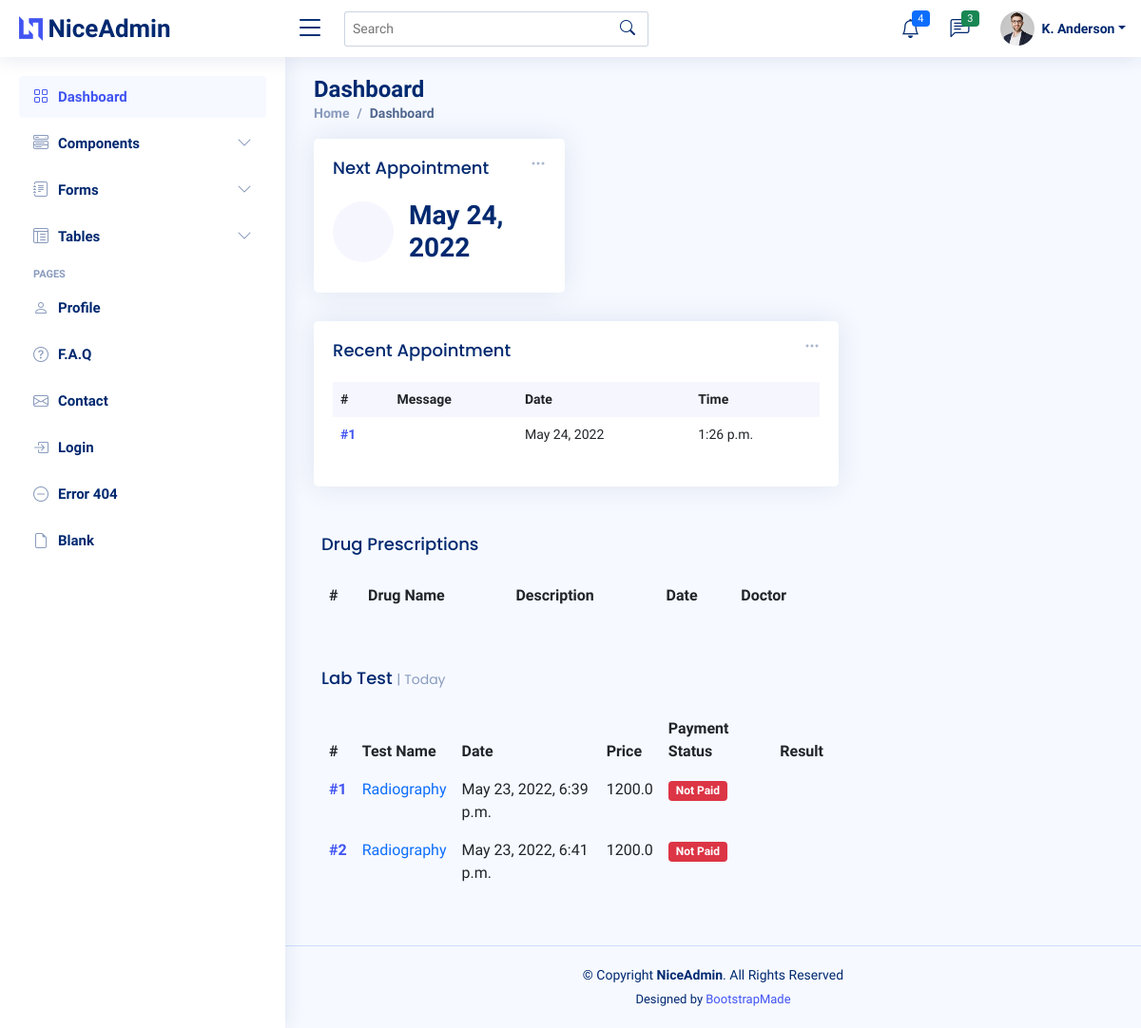
Page /patient/1 on the earlier database version.
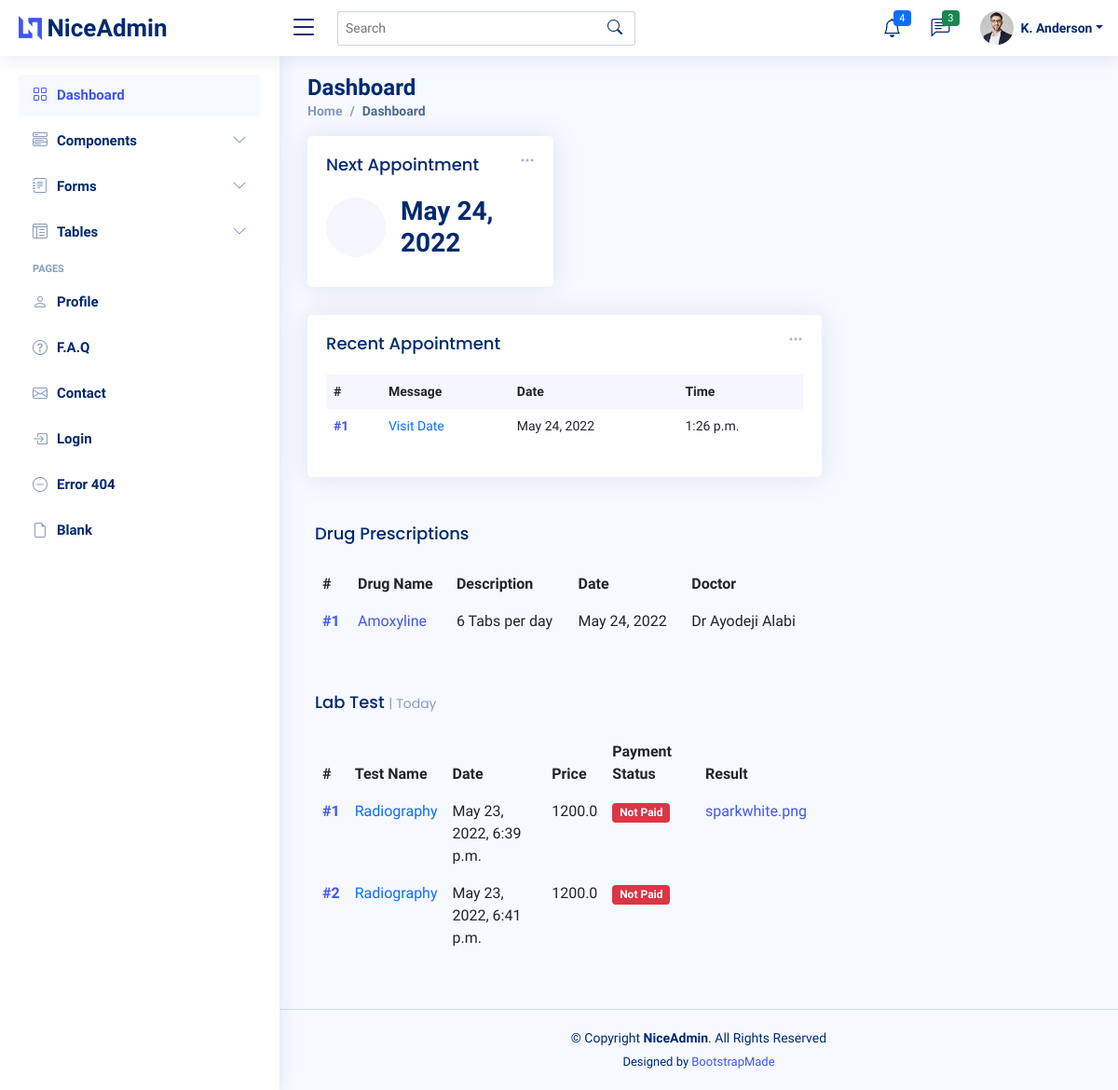
Same page on the later database version.
### Patient/models/patient.py (models this page shows, shortened)
class Appointment(models.Model):
    department = models.ForeignKey(Department, on_delete=models.CASCADE)
    doctor = models.ForeignKey(Doctor, on_delete=models.CASCADE)
    date = models.DateField()
    time = models.TimeField()
    patient = models.ForeignKey(Patient, on_delete=models.CASCADE)
    phone_number = models.CharField(blank=True, max_length=20)
    message = models.TextField(max_length=160 , blank=True)
    payment_status = models.BooleanField(default=False)
    slug= models.SlugField( default='12-12-11')

class LabTest(models.Model):
    urgency_choice = [
        ("Very very Urgent", "Class A"),
        ("Very Urgent", "Class B"),
        ("Not Urgent", "Class C")
    ]
    test = models.ForeignKey(LabTestObject, on_delete=models.CASCADE)
    patient = models.ForeignKey(Patient, on_delete=models.CASCADE)
    date = models.DateTimeField(auto_now_add=True)
    prescribing_doctor = models.ForeignKey(Doctor, on_delete=models.CASCADE)
    urgency = models.CharField(choices=urgency_choice, max_length=30)
    appointment= models.ForeignKey("Appointment", on_delete=models.CASCADE, limit_choices_to=Q(date__lte =
                                                                                               datetime.datetime.now()))
    payment_status = models.BooleanField(default=False)

class LabTestObject(models.Model):
    test_name = models.CharField(max_length=20)
    description = models.TextField(max_length=160)
    department = models.ForeignKey(Department, on_delete=models.DO_NOTHING)
    price = models.FloatField()
    def __str__(self):
        return f"{self.test_name}"

class DrugPrescription(models.Model):
    drug_name = models.CharField(max_length=20)
    dosage_description = models.TextField(max_length=50)
    patient = models.ForeignKey(Patient, on_delete=models.Model)
    prescribing_doctor = models.ForeignKey(Doctor, on_delete=models.DO_NOTHING)
    date = models.DateField(auto_now_add=True)
    appointment = models.ForeignKey("Appointment", on_delete=models.CASCADE, limit_choices_to=Q(date__lte =
                                                                                                datetime.datetime.now()))

class TestResult(models.Model):
    for_which_test = models.OneToOneField(LabTest, on_delete=models.CASCADE)
    result = models.FileField()
    date = models.DateTimeField(auto_now_add=True)
    lab_attendant = models.ForeignKey(LabAttendance, models.DO_NOTHING)

### Staff/models/staff.py (models this page shows, shortened)
class Staff(models.Model):
    profile = models.OneToOneField(User, on_delete=models.CASCADE)
    about = models.CharField(max_length=50, blank=True)
    phone_number = models.CharField(max_length=15)
    duty_shift = models.CharField(choices=shift_choice, max_length=20)
    department = models.ForeignKey(Department, on_delete=models.CASCADE , default=1)
    profile_picture = models.ImageField(upload_to='profile_picture', blank=True)
    facebook = models.URLField(blank=True)
    linkedln = models.URLField(blank= True)
    twitter = models.URLField(blank=True)
    class Meta:
        abstract = True

class Doctor(Staff):
    qualification = models.OneToOneField("Qualification", on_delete=models.CASCADE)
    available_time = models.TimeField(blank=True)
    subordinate = models.ForeignKey('Doctor', on_delete=models.CASCADE, blank= True, null=True)
    def get_fullname(self):
        return f"{self.profile.first_name} {self.profile.last_name}"
    def __str__(self):
        return "Dr " + str(self.get_fullname())

### Patient/views.py (the view)
# urls.py: path("patient/<int:id>", patient_page, name="patient-page" ),
def patient_page(request, id):
    patient = Patient.objects.get(id=id)
    appointments = patient.get_appointment_history()
    drug_prescription_list = DrugPrescription.objects.filter(patient_id=patient.id)
    lab_test_list = LabTest.objects.filter(patient_id=patient.id)
    context = {
        "patient": patient,
        "appointments": appointments,
        "labtests": lab_test_list,
        "drugprescriptions": drug_prescription_list
    }
    return render(request, "patient-page.html", context)

### Patient/models/patient.py (called while the page is built)
    def get_appointment_history(self):
        return self.appointment_set.all()

### Patient/templates/patient-page.html (shortened to what the changed rows need)
{% extends 'base-p.html' %}
{% load static %}
{% block content%}
  <main id="main" class="main">
    <div class="pagetitle">
      <h1>Dashboard</h1>
    </div>
    <section class="section dashboard">
      <div class="row">
        <div class="col-lg-8">
          <div class="row">
            <div class="col-12">
              <div class="card recent-sales overflow-auto">
                <div class="card-body">
                  <table class="table table-borderless datatable">
                    <thead>
                      <tr>
                        <th scope="col">#</th>
                        <th scope="col">Message</th>
                        <th scope="col">Date</th>
                        <th scope="col">Time</th>
                      </tr>
                    </thead>
                    <tbody>
                    {% for appointment in appointments.reverse %}
                      <tr>
                        <th scope="row"><a href="#">#{{forloop.counter}}</a></th>
                        <td><a href="#" class="text-primary">{{ appointment.message }}</a></td>
                        <td>{{appointment.date}}</td>
                        <td><span class="">{{appointment.time}}</span></td>
                      </tr>
                    {% endfor%}
                    </tbody>
                  </table>
                </div>
              </div>
            </div>
                   <div class="card-body">
                  <table class="table table-borderless datatable">
                    <thead>
                      <tr>
                        <th scope="col">#</th>
                        <th scope="col">Drug Name</th>
                        <th scope="col">Description</th>
                        <th scope="col">Date</th>
                        <th scope="col">Doctor</th>
                      </tr>
                    </thead>
                    <tbody>
                    {% for drug in drugprescriptions%}
                    <tr>
                        <th scope="row"><a href="#">#{{forloop.counter}}</a></th>
                        <td><a href="#" class="text-primar">{{drug.drug_name}}</a></td>
                        <td>{{drug.dosage_description}}</td>
                        <td>{{drug.date}}</td>
                        <td>{{drug.prescribing_doctor}}</td>
                    </tr>
                    {% endfor %}
                    </tbody>
                  </table>
                </div>
                   <div class="card-body">
                  <table class="table table-borderless datatable">
                    <thead>
                      <tr>
                        <th scope="col">#</th>
                        <th scope="col">Test Name</th>
                        <th scope="col">Date</th>
                        <th scope="col">Price
                        <th scope="col">Payment Status</th>
                        <th scope="col"> Result </th>
                      </tr>
                    </thead>
                    <tbody>
                    {% for test in labtests%}
                    <tr>
                        <th scope="row"><a href="#">#{{forloop.counter}}</a></th>
                        <td><a href="#" class="text-primary">{{test.test}}</a></td>
                        <td>{{test.date}}</td>
                        <td>{{test.test.price}}</td>
                      {% if test.status %}
                        <td><span class="badge bg-success">Paid</span></td>
                      {% else %}
                      <td><span class="badge bg-danger">Not Paid</span></td>
                      {% endif %}
                      <td><a href="{{test.testresult.result.url}}" download="result.pdf">{{test.testresult.result}}</a></td>
                    </tr>
                    {% endfor %}
                    </tbody>
                  </table>
                </div>
          </div>
        </div>
      </div>
    </section>
  </main>
  {% endblock content %}

Differences in the rows shown:
changed Appointment: message (not shown) → "Visit Date"
added DrugPrescription: drug_name "Amoxyline", dosage_description "6 Tabs per day", date "May 24, 2022", prescribing_doctor "Dr Ayodeji Alabi"
shown differently, row unchanged: LabTest: testresult.result (not shown) → "sparkwhite.png"
